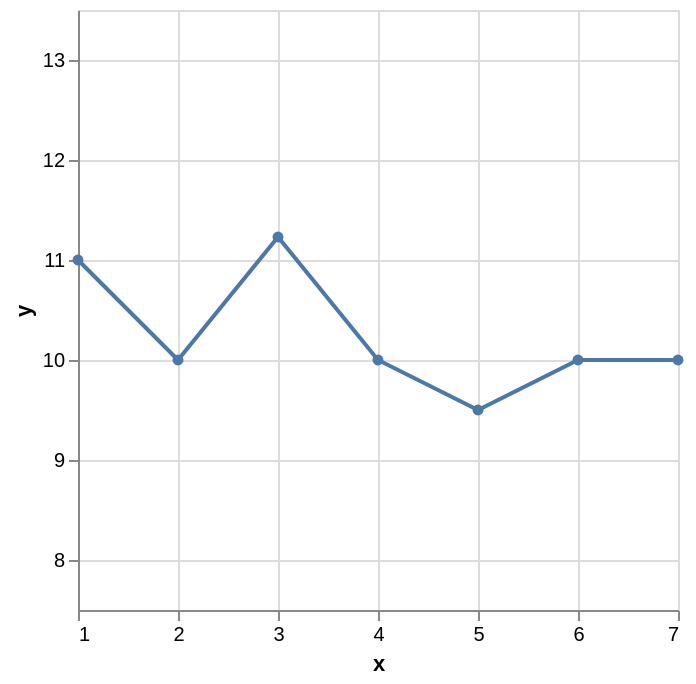

Source (Vega-Lite JSON):
### Vega-Lite specification from a JSON file in a GitHub repository (floating-point values rounded to 4 significant figures)
{"$schema": "https://vega.github.io/schema/vega-lite/v5.json", "description": "Vega-Lite computes the minimum and maximum axes values automatically but this can be made more dynamic by using params to produce axes which are +/- 20% of the minimum and maximum values in the dataset.", "data": {"values": [{"x": 1, "y": 11}, {"x": 2, "y": 10}, {"x": 3, "y": 11.23}, {"x": 4, "y": 10}, {"x": 5, "y": 9.5}, {"x": 6, "y": 10}, {"x": 7, "y": 10}]}, "params": [{"name": "extents", "expr": "extent(pluck(data('source_0'), 'y'))"}, {"name": "min", "expr": "extents[0] * 0.8"}, {"name": "max", "expr": "extents[1] * 1.2"}], "mark": {"type": "line", "point": true}, "encoding": {"x": {"field": "x", "type": "quantitative"}, "y": {"field": "y", "type": "quantitative", "scale": {"domain": {"expr": "[min,max]"}}}}}
